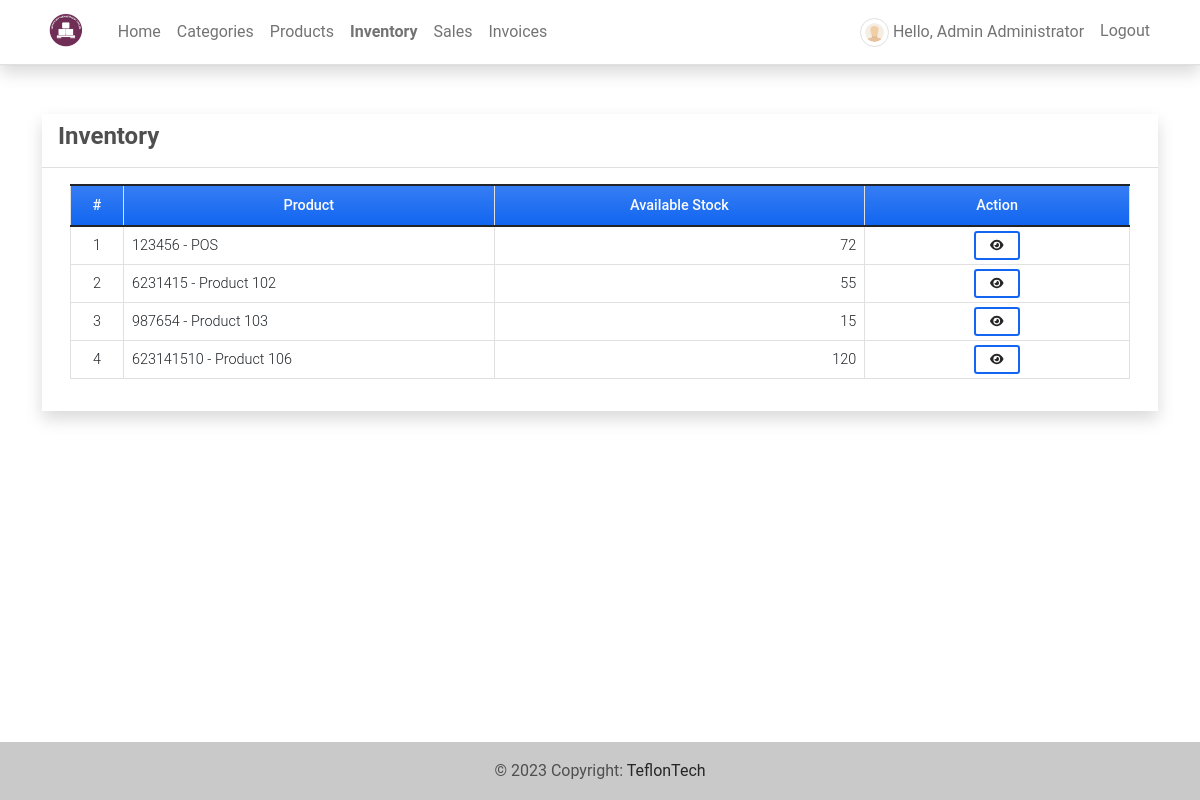
The app's page /inventory (signed in) with its own data.
### imsApp/models.py (models this page shows, shortened)
class Product(models.Model):
    code=models.CharField(max_length=100,blank=True, null=True)
    name=models.CharField(max_length=250,blank=True, null=True)
    description = models.TextField()
    price = models.FloatField(default=0)
    status = models.CharField(max_length=2, choices=(('1','Active'),('2','Inactive')), default=1)
    date_created = models.DateTimeField(default=timezone.now)
    date_updated = models.DateTimeField(auto_now=True)
    def __str__(self):
        return self.code + ' - ' + self.name
    def count_inventory(self):
        stocks = Stock.objects.filter(product = self)
        stockIn = 0
        stockOut = 0
        for stock in stocks:
            if stock.type == '1':
                stockIn = int(stockIn) + int(stock.quantity)
            else:
                stockOut = int(stockOut) + int(stock.quantity)
        available  = stockIn - stockOut
        return available

class Stock(models.Model):
    product = models.ForeignKey(Product, on_delete=models.CASCADE)
    quantity = models.FloatField(default=0)
    type = models.CharField(max_length=2,choices=(('1','Stock-in'),('2','Stock-Out')), default = 1)
    date_created = models.DateTimeField(default=timezone.now)
    date_updated = models.DateTimeField(auto_now=True)

### imsApp/views.py (the view)
# urls.py: path('inventory',views.inventory,name='inventory-page'),
@login_required
def inventory(request):
    context['page_title'] = 'Inventory'
    products = Product.objects.all()
    context['products'] = products
    return render(request, 'inventory.html', context)

### imsApp/templates/inventory.html (shortened to what this page needs)
{% extends 'base.html' %} {% load humanize %} {% block pageContent %}
<div class="col-lg-12 col-md-12 col-sm-12 col-xs-12">
    <div class="card card-default rounded-0 shadow ">
        <div class="card-header">
            <div class="d-flex w-100 align-items-center justify-content-between">
                <h4 class="card-title fw-bold">Inventory</h4>
            </div>
        </div>
        <div class="card-body">
            <div class="container-fluid">
                <table class="table table-bordered" id="product-list">
                    <colgroup>
                        <col width="5%">
                        <col width="35%">
                        <col width="35%">
                        <col width="25%">
                    </colgroup>
                    <thead>
                        <tr class="bg-gradient bg-primary bg-opacity-50 text-light">
                            <th class="px-2 py-2 text-center">#</th>
                            <th class="px-2 py-2 text-center">Product</th>
                            <th class="px-2 py-2 text-center">Available Stock</th>
                            <th class="px-2 py-2 text-center">Action</th>
                        </tr>
                    </thead>
                    <tbody>
                        {% for product in products %}
                        <tr>
                            <td class="px-2 py-1 align-middle text-center">{{ forloop.counter }}</td>
                            <td class="px-2 py-1 align-middle">{{ product }}</td>
                            <td class="px-2 py-1 align-middle text-end">{{ product.count_inventory }}</td>
                            <td class="px-2 py-1 align-middle text-center">
                                <a class="btn btn-outline-primary btn-sm" href="{% url 'inventory-history-page' product.pk %}" data-id="{{ product.pk }}" title="View History">
                                    <i class="fa fa-eye text-dark"></i>
                                </a>
                            </td>
                        </tr>
                        {% endfor %}
                    </tbody>
                </table>
            </div>
        </div>
    </div>
</div>
{% endblock pageContent %}

### imsApp/templates/topNavigation.html (shortened to what this page needs)
{% load static %}
<header>
    <nav class="navbar navbar-expand-lg navbar-light bg-white fixed-top shadow border-bottom">
        <div class="container">
            <a class="navbar-brand" target="_blank" href="{% url 'home-page' %}">
                <img src="{{ MEDIA_URL }}/default/logo.png" height="16" alt="{{ MEDIA_URL }}" loading="lazy" style="margin-top: -3px;" />
            </a>
            <div class="collapse navbar-collapse" id="navbarExample01">
                <ul class="navbar-nav me-auto mb-2 mb-lg-0" id="topNav">
                    {% if user.id %}
                    <li class="nav-item">
                        <a class="nav-link" aria-current="page" href="{% url 'home-page' %}">Home</a>
                    </li>
                    <li class="nav-item">
                        <a class="nav-link" aria-current="page" href="{% url 'category-page' %}">Categories</a>
                    </li>
                    <li class="nav-item">
                        <a class="nav-link" aria-current="page" href="{% url 'product-page' %}">Products</a>
                    </li>
                    <li class="nav-item">
                        <a class="nav-link" aria-current="page" href="{% url 'inventory-page' %}">Inventory</a>
                    </li>
                    <li class="nav-item">
                        <a class="nav-link" aria-current="page" href="{% url 'sales-page' %}">Sales</a>
                    </li>
                    <li class="nav-item">
                        <a class="nav-link" aria-current="page" href="{% url 'invoice-page' %}">Invoices</a>
                    </li>
                    {% endif %}
                </ul>
                <ul class="navbar-nav d-flex flex-row">
                    {% if user.id %} {% if user.profile.user_type == 1 %} {% endif %}
                    <li class="nav-item me-3 me-lg-0">
                        <a class="nav-link" href="{% url 'profile' %}">
                            <span class="me-1"><img src="{{ MEDIA_URL }}/default/default-avatar.png" alt="User Avatar" id="user-avatar" class="img-thumbnail rounded-circle"></span>Hello, {{ user.first_name }} {{user.last_name}}
                        </a>
                    </li>
                    <li class="nav-item me-3 me-lg-0">
                        <a class="nav-link" href="{% url 'logout' %}">Logout</a>
                    </li>
                    {% endif %}
                </ul>
            </div>
        </div>
    </nav>
</header>

### static/assets/default/css/style.css (style rules this page uses)
html, body { height: 100%; width: 100%; max-height: 100%; overflow: auto; display: flex; flex-direction: column; }
body>header { flex-shrink: auto; }
#user-avatar { width: 1.8rem; height: 1.8rem; object-fit: scale-down; object-position: center center; }
.navbar-brand>img { height: 2em; }
.nav-item.active a.nav-link { font-weight: bolder !important; }

### records on screen
Product: code+name "123456 - POS", count_inventory "72"
Product: code+name "6231415 - Product 102", count_inventory "55"
Product: code+name "987654 - Product 103", count_inventory "15"
Product: code+name "623141510 - Product 106", count_inventory "120"

### other values on screen
{{ user.first_name }} "Admin"
{{ user.last_name }} "Administrator"
